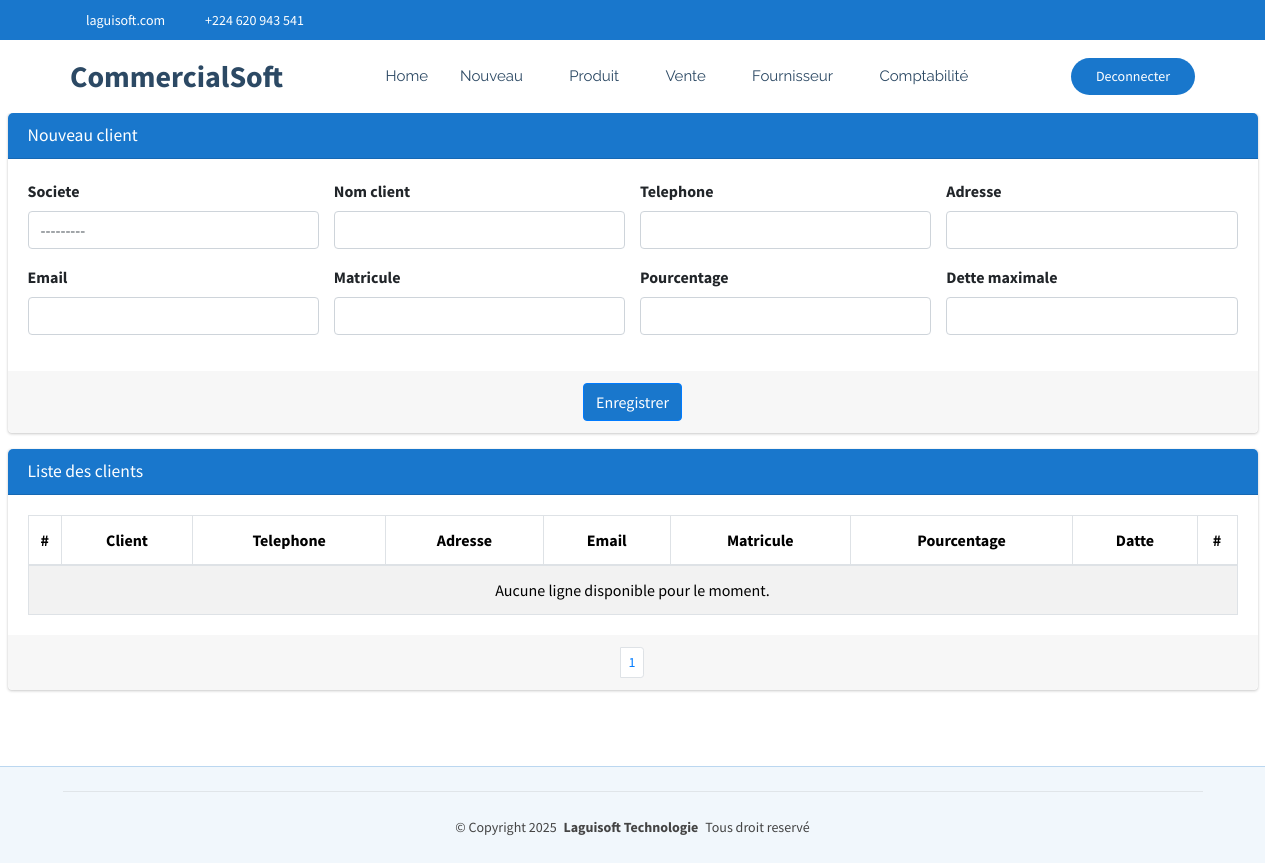
Page /commerce/commerce/client (signed in) on the earlier database version.
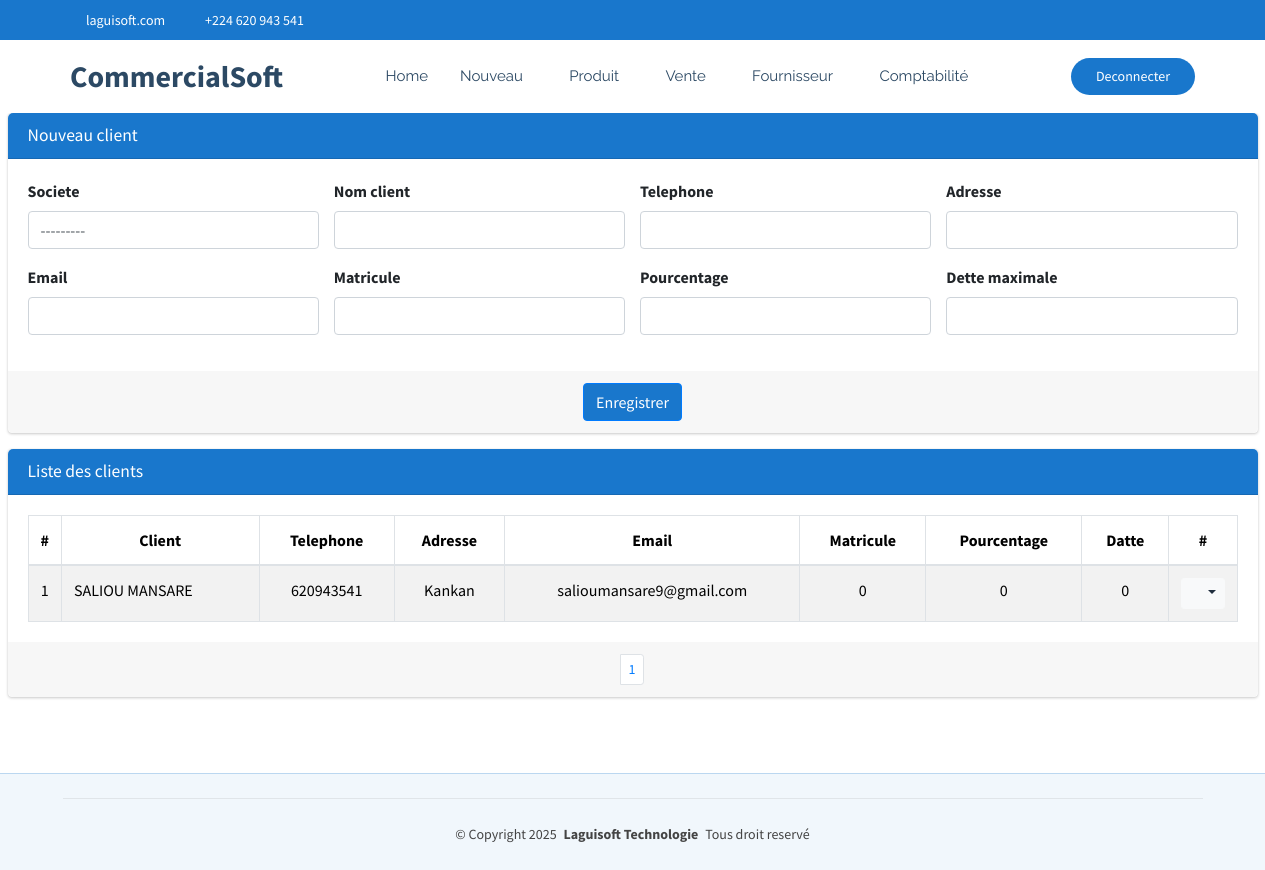
Same page on the later database version.
### CommercialSoft/models.py (models this page shows, shortened)
class Client(models.Model):
    societe=models.ForeignKey(Societe, on_delete=models.CASCADE, null=True)
    nom=models.CharField(max_length=70, unique=True)
    telephone=models.CharField(max_length=20,null=True,blank=True)
    adresse=models.CharField(max_length=30, null=True, blank=True)
    email=models.EmailField(max_length=50, null=True, blank=True)
    matricule=models.CharField(max_length=20,null=True, blank=True)
    pourcentage=models.PositiveSmallIntegerField()
    detteMaximale=models.PositiveBigIntegerField()

### CommercialSoft/views.py (the view)
# urls.py: path('commerce/client', views.client_list_create,name="commerce_client"),
@login_required
def client_list_create(request):
    if request.method == "POST":
        form = clientForm(request.POST)
        if form.is_valid():
            form.save()  # Sauvegarder après modification
            messages.success(request, "Client créée avec succès !")
            return redirect('commerce_client')
        else:
            messages.error(request, "Erreur lors de la création du client.")
    else:
        form = clientForm()
    client = Client.objects.all()
    paginator = Paginator(client, 15)
    page = request.GET.get('page')
    paginated_depense = paginator.get_page(page)
    return render(request, 'CommercialSoft/client.html', {'form': form,'listes': paginated_depense})

### CommercialSoft/forms.py
class clientForm(forms.ModelForm):
    class Meta:
        model = Client
        fields = ['societe', 'nom', 'telephone','adresse','email','matricule','pourcentage','detteMaximale']
        widgets = {
            'societe': forms.Select(attrs={'class': 'form-control select2bs4', "id":"idClient"}),
            'nom': forms.TextInput(attrs={'class': 'form-control'}),
            'telephone': forms.NumberInput(attrs={'class': 'form-control'}),
            'adresse': forms.TextInput(attrs={'class': 'form-control'}),
            'email': forms.EmailInput(attrs={'class': 'form-control'}),
            'matricule': forms.TextInput(attrs={'class': 'form-control'}),
            'pourcentage': forms.NumberInput(attrs={'class': 'form-control'}),
            'detteMaximale': forms.NumberInput(attrs={'class': 'form-control'}),
        }

### CommercialSoft/models.py (called while the page is built)
    def __str__(self):
        return self.nom

### CommercialSoft/templates/CommercialSoft/client.html (shortened to what the changed rows need)
{% extends "CommercialSoft/starter-page.html" %}
{% load static %}
{% block css %}
    <link rel="stylesheet" href="{% static 'autre/plugins/fontawesome-free/css/all.min.css' %}">
    <link rel="stylesheet" href="https://code.ionicframework.com/ionicons/2.0.1/css/ionicons.min.css">
  <link rel="stylesheet" href="{% static 'autre/plugins/sweetalert2-theme-bootstrap-4/bootstrap-4.min.css' %}">
    <link rel="stylesheet" href="{% static 'autre/dist/css/adminlte.min.css' %}">
    <link rel="stylesheet" href="{% static 'autre/plugins/toastr/toastr.min.css' %}">
    <link rel="stylesheet" href="{% static 'autre/plugins/select2-bootstrap4-theme/select2-bootstrap4.min.css' %}">
{% endblock %}
{% block corp %}
<section class="content pt-0">
  <div class="container-fluid">
    <div class="row">
      <div class="col-md-12">
        <div class="card card-primary">
            <div class="card-body">
              <table class="table table-bordered table-hover table-striped">
                <thead>
                  <tr>
                    <th style="width: 10px" class="text-center">#</th>
                    <th class="text-center">Client</th>
                    <th class="text-center">Telephone</th>
                    <th class="text-center">Adresse</th>
                    <th class="text-center">Email</th>
                    <th class="text-center">Matricule</th>
                    <th class="text-center">Pourcentage</th>
                    <th class="text-center">Datte</th>
                    <th style="width: 40px" class="text-center">#</th>
                  </tr>
                </thead>
                <tbody>
                  {% if listes %}
                    {% for liste in listes %}
                      <tr>
                        <td class="text-center">{{liste.id}}</td>
                        <td>{{liste.nom}}</td>
                        <td class="text-center">{{liste.telephone}}</td>
                        <td class="text-center">{{liste.adresse}}</td>
                        <td class="text-center">{{liste.email}}</td>
                        <td class="text-center">{{liste.matricule}}</td>
                        <td class="text-center">{{liste.pourcentage}}</td>
                        <td class="text-center">{{liste.detteMaximale}}</td>
                        <td class="text-center">
                          <div class="btn-group">
                            <button type="button" class="btn btn-sm btn-light dropdown-toggle" data-toggle="dropdown" aria-expanded="false">
                              <i class="fas fa-cogs"></i>
                            </button>
                          </div>
                        </td>
                      </tr>
                    {% endfor %}
                  {% else %}
                    <tr>
                      <td colspan="14" class="text-center">Aucune ligne disponible pour le moment.</td>
                    </tr>
                  {% endif %}
                </tbody>
              </table>
            </div>
            <div class="card-footer clearfix">
              <ul class="pagination pagination-sm m-0 justify-content-center">
                <li class="page-item">
                  {% for num in listes.paginator.page_range %}
                    {% if listes.number == num %}
                      <li class="page-item"><a class="page-link" href="">{{ num }}</a></li>
                    {% else %}
                      <li class="page-item"><a class="page-link" href="?page={{ num }}">{{ num }}</a></li>
                    {% endif %}
                  {% endfor %}
              </ul>
            </div>
          </div>
      </div>
    </div>
  </div>
</section>
  {% endblock %}
  {% block js %}
    <link rel="stylesheet" href="{% static 'autre/plugins/select2/css/select2.min.css' %}">
    <link rel="stylesheet" href="{% static 'autre/plugins/select2-bootstrap4-theme/select2-bootstrap4.min.css' %}">
  {% endblock %}

Differences in the rows shown:
added Client: id "1", nom "SALIOU MANSARE", telephone "620943541", adresse "Kankan", email "salioumansare9@gmail.com", matricule "0", pourcentage "0", detteMaximale "0"
Other differences:
text no longer shown: "Aucune ligne disponible pour le moment."
